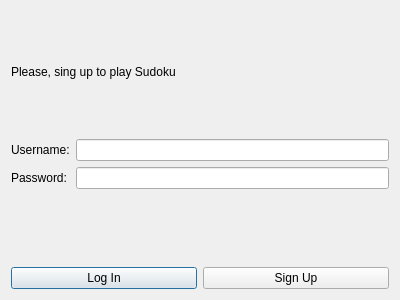
<?xml version="1.0" encoding="UTF-8"?>
<ui version="4.0">
 <class>LoginDialog</class>
 <widget class="QDialog" name="LoginDialog">
  <property name="geometry">
   <rect>
    <x>0</x>
    <y>0</y>
    <width>400</width>
    <height>300</height>
   </rect>
  </property>
  <property name="windowTitle">
   <string>Dialog</string>
  </property>
  <layout class="QGridLayout" name="gridLayout">
   <item row="1" column="0">
    <layout class="QFormLayout" name="formLayout">
     <item row="0" column="0">
      <widget class="QLabel" name="label_2">
       <property name="text">
        <string>Username:</string>
       </property>
      </widget>
     </item>
     <item row="0" column="1">
      <widget class="QLineEdit" name="lineEditUsername"/>
     </item>
     <item row="1" column="0">
      <widget class="QLabel" name="label_3">
       <property name="text">
        <string>Password:</string>
       </property>
      </widget>
     </item>
     <item row="1" column="1">
      <widget class="QLineEdit" name="lineEditPassword"/>
     </item>
    </layout>
   </item>
   <item row="0" column="0">
    <widget class="QLabel" name="label">
     <property name="text">
      <string>Please, sing up to play Sudoku</string>
     </property>
    </widget>
   </item>
   <item row="2" column="0">
    <layout class="QHBoxLayout" name="horizontalLayout">
     <item>
      <widget class="QPushButton" name="pushButtonLogIn">
       <property name="text">
        <string>Log In</string>
       </property>
      </widget>
     </item>
     <item>
      <widget class="QPushButton" name="pushButtonSignUp">
       <property name="text">
        <string>Sign Up</string>
       </property>
      </widget>
     </item>
    </layout>
   </item>
  </layout>
 </widget>
 <resources/>
 <connections/>
</ui>
